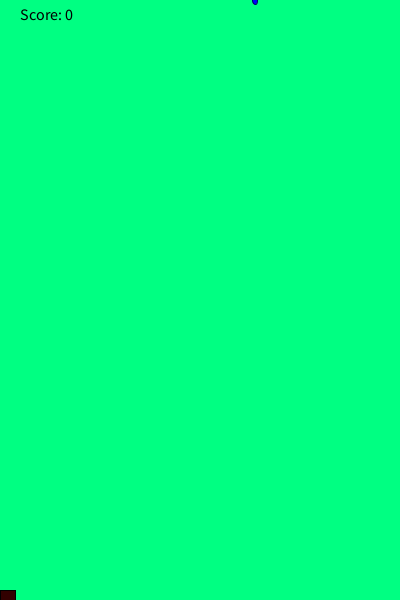
Frame 1 (no input)
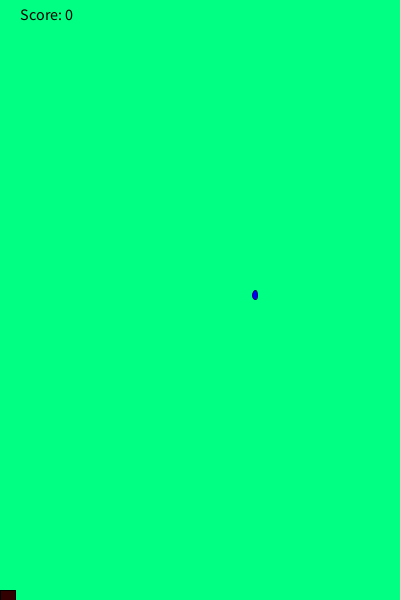
Frame 60 (the mouse pressed at the canvas centre just before this capture)
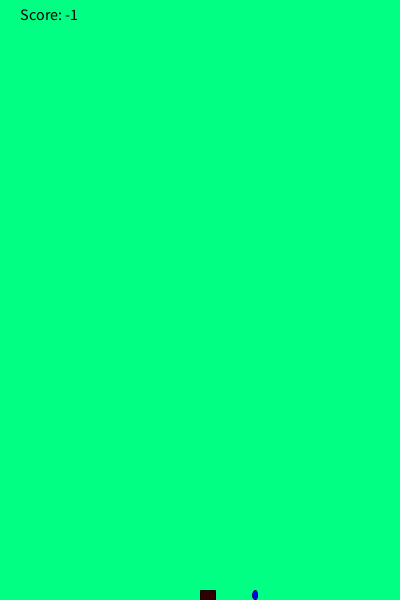
Frame 120 (the mouse held since frame 60 and released just before this capture)

The Processing sketch that drew these frames (run headless with seeded random() and noise(); from frame 60 on, the mouse is pressed at the canvas centre):

// Processing sketch: RainGame
// ── RainGame.pde
int rainY;
int rainX;
int score= 0;
void setup(){
  size(400,600);
  background(0, 500, 130);

    rainX = (int) random(10, 390);
}
void draw() {
    background(0, 500, 130);
    fill(50, 0, 0);
    stroke(0, 0, 0);
    rect(mouseX, 590, 15, 10);
      fill(0, 0, 900);
  stroke(0, 0 , 100);
if (rainY >= 600){
      rainX = (int) random(10, 390);
      rainY = 0;
}
  
ellipse(rainX, rainY, 5, 9);
  rainY+=5;
checkCatch(rainX);
 fill(0, 0, 0);
    textSize(16);
    text("Score: " + score, 20, 20);
}
void checkCatch(int x){
         if (rainY == 590 && x > mouseX && x < mouseX+15)
            score++;
      else if( rainY == 590 && x != mouseX && x != mouseX+15)
      score--;
        println("Your score is now: " + score);
    }
